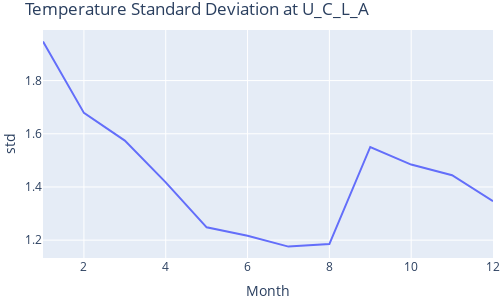

The code cell stored with this chart in its notebook:
### Markdown cell above
The temperature has a larger variation in January and February.

### Code cell
std("U_C_L_A")

### Figure 1 — Plotly figure (JSON) as saved in the notebook; plotly's stock layout.template omitted (floating-point values rounded to 4 significant figures)
{"data": [{"hovertemplate": "Month=%{x}<br>std=%{y}<extra></extra>", "legendgroup": "", "line": {"color": "#636efa", "dash": "solid"}, "mode": "lines", "name": "", "orientation": "v", "showlegend": false, "type": "scatter", "x": [1, 2, 3, 4, 5, 6, 7, 8, 9, 10, 11, 12], "xaxis": "x", "y": [1.947, 1.679, 1.574, 1.417, 1.248, 1.216, 1.176, 1.185, 1.55, 1.484, 1.444, 1.346], "yaxis": "y"}], "layout": {"height": 300, "legend": {"tracegroupgap": 0}, "margin": {"b": 0, "l": 0, "r": 0, "t": 30}, "title": {"text": "Temperature Standard Deviation at U_C_L_A"}, "width": 500, "xaxis": {"anchor": "y", "domain": [0, 1], "title": {"text": "Month"}}, "yaxis": {"anchor": "x", "domain": [0, 1], "title": {"text": "std"}}}}
